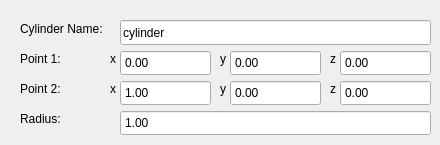
        <widget class="QWidget" name="page_19">
         <widget class="QLabel" name="label_50">
          <property name="geometry">
           <rect>
            <x>110</x>
            <y>80</y>
            <width>16</width>
            <height>17</height>
           </rect>
          </property>
          <property name="text">
           <string>x</string>
          </property>
         </widget>
         <widget class="QDoubleSpinBox" name="dblbox_geometry_meshes_cylinder_point2_y">
          <property name="geometry">
           <rect>
            <x>230</x>
            <y>80</y>
            <width>91</width>
            <height>26</height>
           </rect>
          </property>
          <property name="buttonSymbols">
           <enum>QAbstractSpinBox::NoButtons</enum>
          </property>
         </widget>
         <widget class="QLabel" name="label_51">
          <property name="geometry">
           <rect>
            <x>220</x>
            <y>80</y>
            <width>16</width>
            <height>17</height>
           </rect>
          </property>
          <property name="text">
           <string>y</string>
          </property>
         </widget>
         <widget class="QLabel" name="label_52">
          <property name="geometry">
           <rect>
            <x>20</x>
            <y>20</y>
            <width>101</width>
            <height>17</height>
           </rect>
          </property>
          <property name="text">
           <string>Cylinder Name:</string>
          </property>
         </widget>
         <widget class="QLabel" name="label_53">
          <property name="geometry">
           <rect>
            <x>330</x>
            <y>80</y>
            <width>16</width>
            <height>17</height>
           </rect>
          </property>
          <property name="text">
           <string>z</string>
          </property>
         </widget>
         <widget class="QDoubleSpinBox" name="dblbox_geometry_meshes_cylinder_point2_x">
          <property name="geometry">
           <rect>
            <x>120</x>
            <y>80</y>
            <width>91</width>
            <height>26</height>
           </rect>
          </property>
          <property name="font">
           <font>
            <kerning>true</kerning>
           </font>
          </property>
          <property name="wrapping">
           <bool>false</bool>
          </property>
          <property name="frame">
           <bool>true</bool>
          </property>
          <property name="buttonSymbols">
           <enum>QAbstractSpinBox::NoButtons</enum>
          </property>
          <property name="specialValueText">
           <string/>
          </property>
          <property name="prefix">
           <string/>
          </property>
          <property name="value">
           <double>1.000000000000000</double>
          </property>
         </widget>
         <widget class="QLabel" name="label_54">
          <property name="geometry">
           <rect>
            <x>330</x>
            <y>50</y>
            <width>16</width>
            <height>17</height>
           </rect>
          </property>
          <property name="text">
           <string>z</string>
          </property>
         </widget>
         <widget class="QDoubleSpinBox" name="dblbox_geometry_meshes_cylinder_point2_z">
          <property name="geometry">
           <rect>
            <x>340</x>
            <y>80</y>
            <width>91</width>
            <height>26</height>
           </rect>
          </property>
          <property name="buttonSymbols">
           <enum>QAbstractSpinBox::NoButtons</enum>
          </property>
         </widget>
         <widget class="QDoubleSpinBox" name="dblbox_geometry_meshes_cylinder_point1_x">
          <property name="geometry">
           <rect>
            <x>120</x>
            <y>50</y>
            <width>91</width>
            <height>26</height>
           </rect>
          </property>
          <property name="buttonSymbols">
           <enum>QAbstractSpinBox::NoButtons</enum>
          </property>
         </widget>
         <widget class="QLabel" name="label_55">
          <property name="geometry">
           <rect>
            <x>20</x>
            <y>50</y>
            <width>71</width>
            <height>17</height>
           </rect>
          </property>
          <property name="text">
           <string>Point 1:</string>
          </property>
         </widget>
         <widget class="QLabel" name="label_56">
          <property name="geometry">
           <rect>
            <x>110</x>
            <y>50</y>
            <width>16</width>
            <height>17</height>
           </rect>
          </property>
          <property name="text">
           <string>x</string>
          </property>
         </widget>
         <widget class="QLabel" name="label_57">
          <property name="geometry">
           <rect>
            <x>20</x>
            <y>80</y>
            <width>51</width>
            <height>17</height>
           </rect>
          </property>
          <property name="text">
           <string>Point 2:</string>
          </property>
         </widget>
         <widget class="QLabel" name="label_58">
          <property name="geometry">
           <rect>
            <x>220</x>
            <y>50</y>
            <width>16</width>
            <height>17</height>
           </rect>
          </property>
          <property name="text">
           <string>y</string>
          </property>
         </widget>
         <widget class="QLineEdit" name="line_geometry_meshes_cylindername">
          <property name="geometry">
           <rect>
            <x>120</x>
            <y>20</y>
            <width>311</width>
            <height>25</height>
           </rect>
          </property>
          <property name="text">
           <string>cylinder</string>
          </property>
         </widget>
         <widget class="QDoubleSpinBox" name="dblbox_geometry_meshes_cylinder_point1_y">
          <property name="geometry">
           <rect>
            <x>230</x>
            <y>50</y>
            <width>91</width>
            <height>26</height>
           </rect>
          </property>
          <property name="buttonSymbols">
           <enum>QAbstractSpinBox::NoButtons</enum>
          </property>
         </widget>
         <widget class="QDoubleSpinBox" name="dblbox_geometry_meshes_cylinder_point1_z">
          <property name="geometry">
           <rect>
            <x>340</x>
            <y>50</y>
            <width>91</width>
            <height>26</height>
           </rect>
          </property>
          <property name="buttonSymbols">
           <enum>QAbstractSpinBox::NoButtons</enum>
          </property>
         </widget>
         <widget class="QDoubleSpinBox" name="dblbox_geometry_meshes_cylinder_radius">
          <property name="geometry">
           <rect>
            <x>120</x>
            <y>110</y>
            <width>311</width>
            <height>26</height>
           </rect>
          </property>
          <property name="font">
           <font>
            <kerning>true</kerning>
           </font>
          </property>
          <property name="wrapping">
           <bool>false</bool>
          </property>
          <property name="frame">
           <bool>true</bool>
          </property>
          <property name="buttonSymbols">
           <enum>QAbstractSpinBox::NoButtons</enum>
          </property>
          <property name="specialValueText">
           <string/>
          </property>
          <property name="prefix">
           <string/>
          </property>
          <property name="minimum">
           <double>0.000000000000000</double>
          </property>
          <property name="value">
           <double>1.000000000000000</double>
          </property>
         </widget>
         <widget class="QLabel" name="label_59">
          <property name="geometry">
           <rect>
            <x>20</x>
            <y>110</y>
            <width>71</width>
            <height>17</height>
           </rect>
          </property>
          <property name="text">
           <string>Radius:</string>
          </property>
         </widget>
        </widget>
